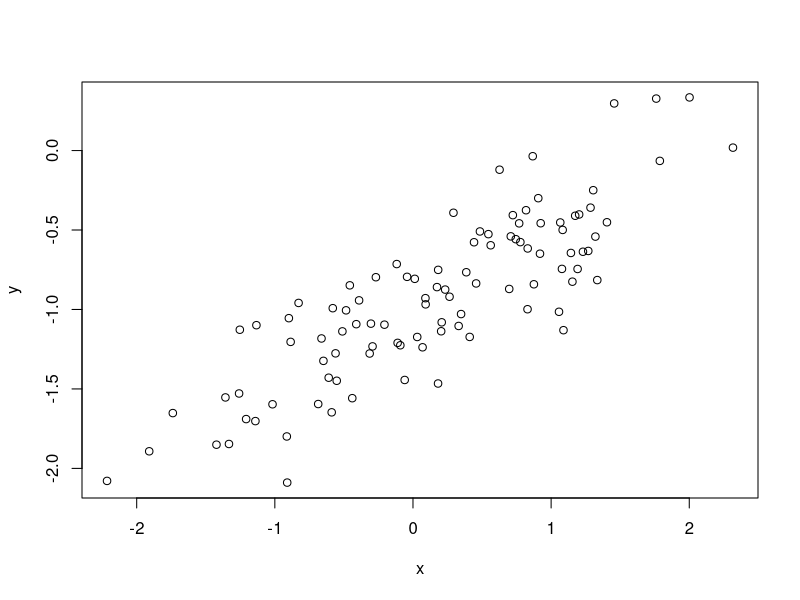
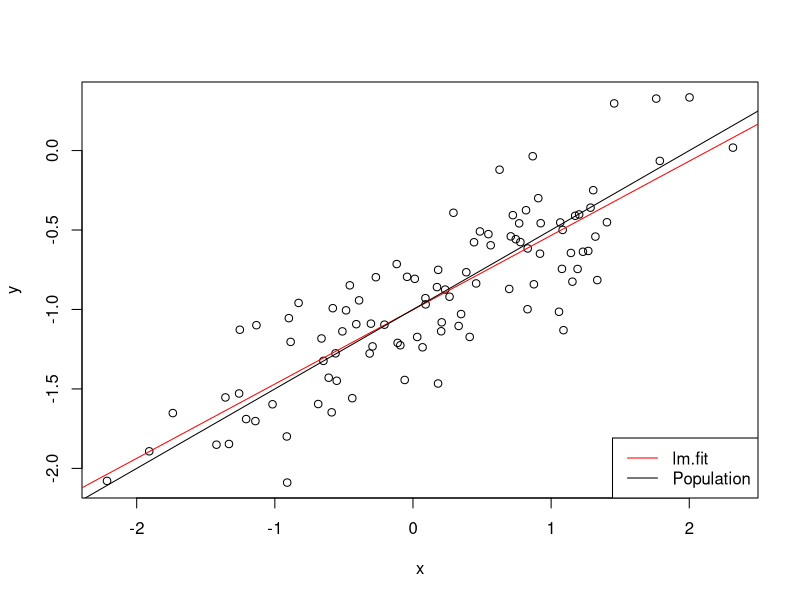
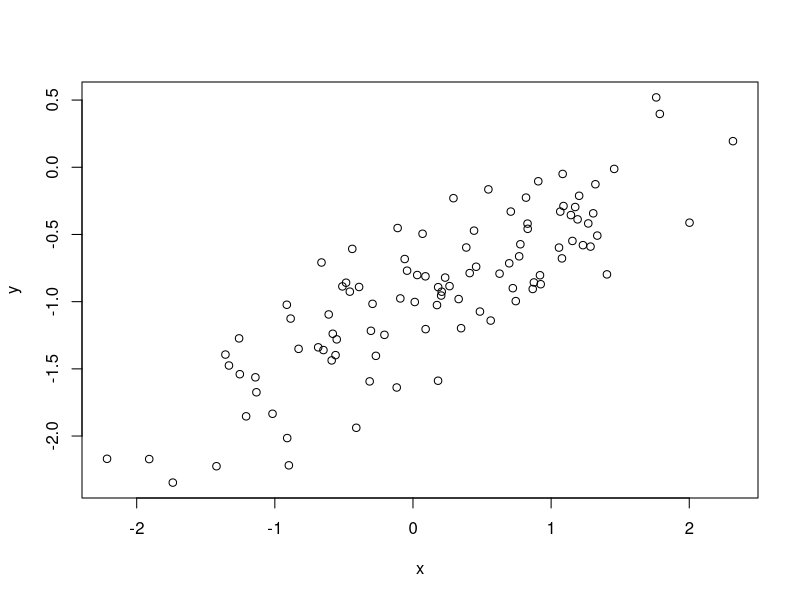
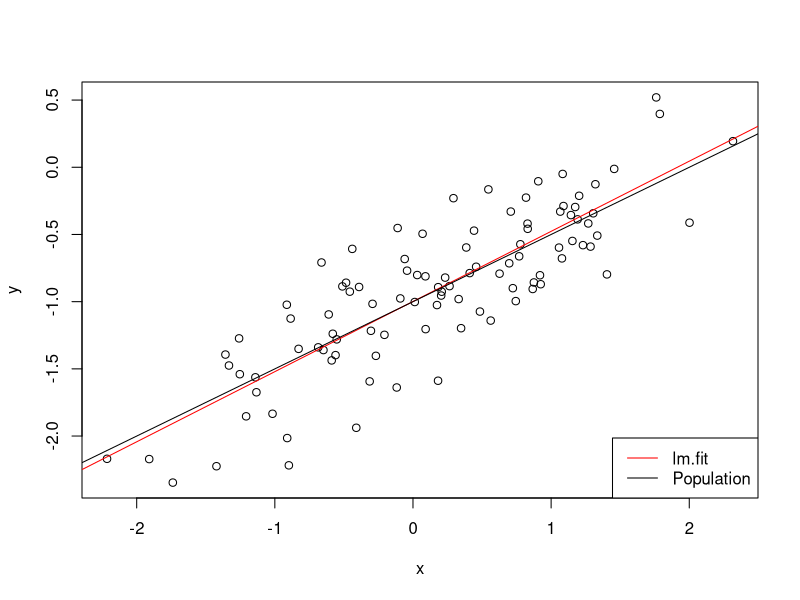
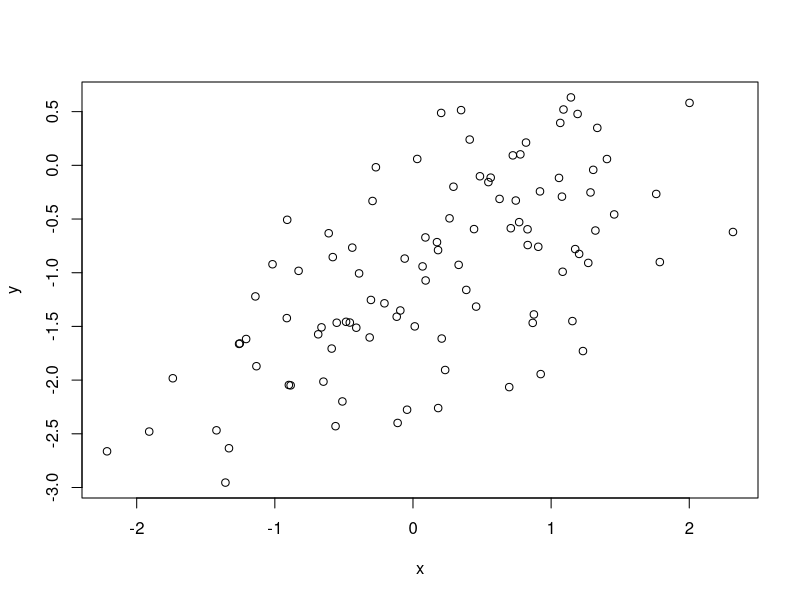
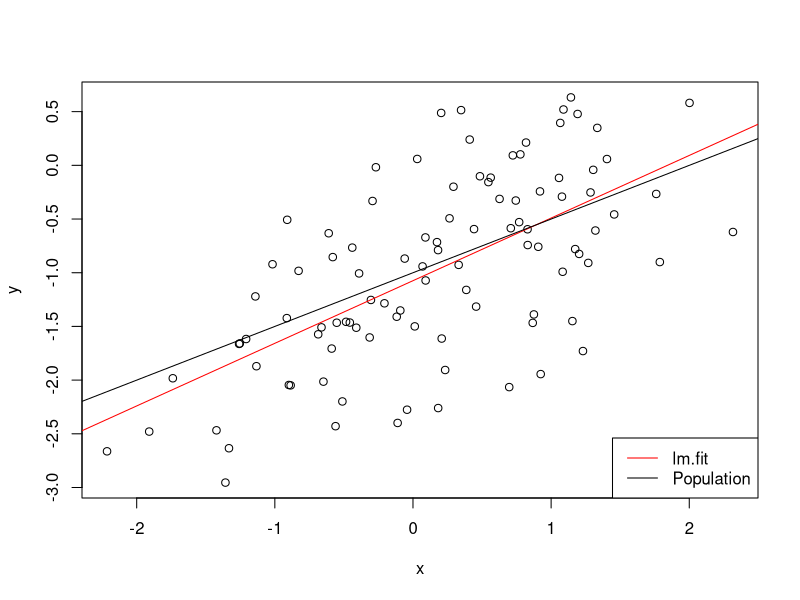
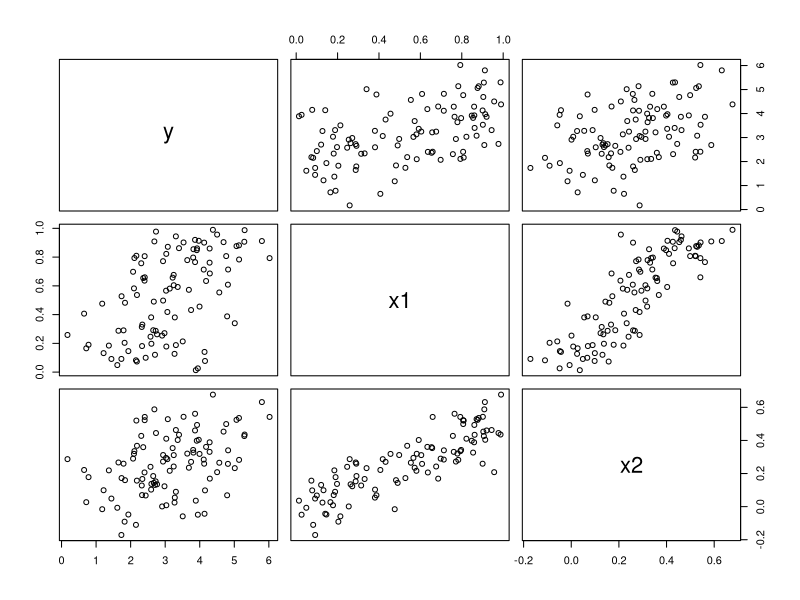
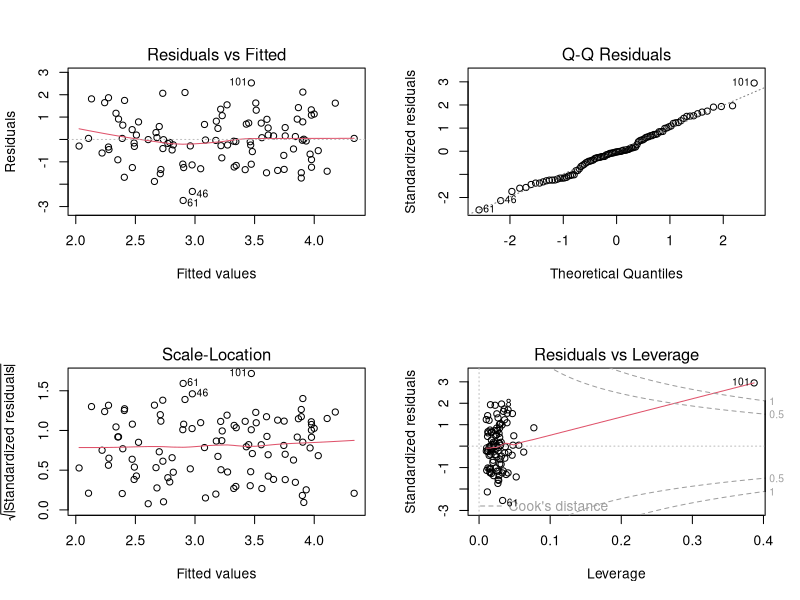

These figures' R source, in order: (Note: this script raises an error after producing the figures.)
rm(list=ls())
##########################
#### QUESTION 1 Part a ###
##########################
set.seed(5072)
##########################
#### QUESTION 1 Part b ###
##########################
x <- rnorm(100,0,1)
##########################
#### QUESTION 1 Part c###
##########################
eps <- rnorm(100,0, .25)
##########################
#### QUESTION 1 Part d ###
##########################
y <- as.vector(x/2 -1+eps)
##########################
#### QUESTION 1 Part e ###
##########################
length(y)
##########################
#### QUESTION 1 Part f ###
##########################
#for this model -1 represents our slope estimator for beta 0, and 0.5 represents our Beta 1 
##########################
#### QUESTION 1 Part g ###
##########################
plot(y ~x)
##########################
#### QUESTION 1 Part h ###
##########################
# I see an apparently linear positive relationship that has an apparent trend but displays high varibility 
##########################
#### QUESTION 1 Part i ###
##########################
lm.fit <- lm(y ~ x)
summary(lm.fit)
##########################
#### QUESTION 1 Part j###
##########################
#the estimators in the fitted model show beta 0 being -1 and beta 1 being .4676 in the fitted model, 
#the estimates are quite close to the unfitted model and the the R squared is about 70% showing that this model is actually a pretty good fit for the data
##########################
#### QUESTION 1 Part k ###
##########################
plot(y~x); abline(lm.fit, col ="red")
abline(-1, 0.5, col='black') 
##########################
#### QUESTION 1 Part m###
##########################
legend("bottomright", c("lm.fit", "Population"),col=c("red", 'black'), lty=c(1,1))
##########################
#### QUESTION 1 Part n ###
##########################
polynomial <- lm(y~x+I(x^2))
summary(polynomial)
##########################
#### QUESTION 1 Part o###
##########################
anova(lm.fit, polynomial)
#Although the R squared is .0009 higher in the polynominal term the p values in the anova summaries suggest that the polynomial term doesn't make the model better and we fail to reject the null hypothesis
##########################
#### QUESTION 1 Part p ###
##########################
eps2 <- rnorm(100,0, sqrt(.1))
y <- as.vector(x/2 -1+eps2)
length(y)
#for this model -1 represents our slope estimator for beta 0, and 0.5 represents our Beta 1 
plot(y ~x)
# I see an apparently linear positive relationship that has an apparent trend but displays less varibility than the first model 
lm.fit2 <- lm(y ~ x)
summary(lm.fit2)
#the estimators in the fitted model show beta 0 being -1 and beta 1 being .506 in the fitted model,lo

#the estimates are closer to the unfitted model that the first time, reducing the variation makes the fit for the model even better 
plot(y~x); abline(lm.fit2, col ="red")
abline(-1, 0.5, col='black') 
legend("bottomright", c("lm.fit", "Population"),col=c("red", 'black'), lty=c(1,1))
##########################
#### QUESTION 1 Part q ###
##########################
eps3 <- rnorm(100,0, sqrt(.5))
y <- as.vector(x/2 -1+eps3)
length(y)
#for this model -1 represents our slope estimator for beta 0, and 0.5 represents our Beta 1 
plot(y ~x)
# I see a less apparent linear positive relationship that that displays high varibility 
lm.fit3 <- lm(y ~ x)
summary(lm.fit3)
#the estimators in the fitted model show beta 0 being -1 and beta 1 being .506 in the fitted model,lo
#the estimates are further away than the two prior models suggesting that when you introduce higher variance it becomes more difficult to predict the slope estimators 
plot(y~x); abline(lm.fit3, col ="red")
abline(-1, 0.5, col='black') 
legend("bottomright", c("lm.fit", "Population"),col=c("red", 'black'), lty=c(1,1))
##########################
#### QUESTION 1 Part r ###
##########################

# As the variance incresses we see the model fitting the data less and less with the best fit being with variance of .1 and worse being with variance of .5
##########################
#### QUESTION 1 Part s ###
##########################
confint(lm.fit)
confint(lm.fit2)
confint(lm.fit3)
##########################
#### QUESTION 1 Part t ###
##########################
#As you increase the noise in the systems, the intervals widen, the data is more predictable with less noise.
##########################
#### QUESTION 2 Part a ###
##########################
set.seed (5072)
x1 = runif (100)
x2 = 0.5 * x1 + rnorm (100) /10
y = 2 + 2* x1 + 0.3* x2 + rnorm (100)
##########################
#### QUESTION 2 Part a ###
##########################
#Population Parameters are b0=2, b1=2, b2=.03
##########################
#### QUESTION 2 Part b###
##########################
cor(x1,y)
cor(x2,y)
cor(x1,x2)
##########################
#### QUESTION 2 Part c ###
##########################
pairs(y~x1+x2)
##########################
#### QUESTION 2 Part d ###
##########################
print('With x1 and x1 having a correlation of .84 we can say they are highly correlated with one another')
##########################
#### QUESTION 2 Part e ###
##########################
lm.fit.both <- lm(y ~ x1+x2)
##########################
#### QUESTION 2 Part f ###
##########################
summary(lm.fit.both)
##########################
#### QUESTION 2 Part g ###
##########################
print("At the 95% confidence level only B0 and B1 are statisically significant")
##########################
#### QUESTION 2 Part h ###
##########################
print("We reject the null the B1=0, with a t value of 3.63, it surpasses the critical value and we would fail to reject B2=0 as it fails to pass the critical value needed")
##########################
#### QUESTION 2 Part i ###
##########################
lm.fit.justx1 <- lm(y~x1)
##########################
#### QUESTION 2 Part j ###
########################## 
summary(lm.fit.justx1)
##########################
#### QUESTION 2 Part k ###
##########################
print('We reject the null that B1=0 as it has a p-value less than .05 ')
##########################
#### QUESTION 2 Part l ###
##########################
lm.fit.justx2 <- lm(y~x2)
summary(lm.fit.justx2)
##########################
#### QUESTION 2 Part m ###
##########################
print('We reject the null hypothesis as the P-Value is less than .05')
##########################
#### QUESTION 2 Part n ###
##########################
print('NO the results dont contradict one another, in the model with both B2 is insignificant, but with just B2 it is significant mean we are dealing with high correlation and colinearity which can mask our B2')
##########################
#### QUESTION 2 Part o ###
##########################
x1=c(x1 , 0.1)
x2=c(x2 , 0.8)
y=c(y,6)
lm.fit.both2 <- lm(y ~ x1+x2)
summary(lm.fit.both2)
lm.fit.justx12 <- lm(y~x1)
summary(lm.fit.justx12)
lm.fit.justx22 <- lm(y~x2)
summary(lm.fit.justx22)
##########################
#### QUESTION 2 Part p###
##########################
print('With this new data we run into the problem of joint insignificants, so will B1 and B2 are significant by themselves, together they are insignificant')
##########################
#### QUESTION 2 Part q ###
##########################
par(mfrow=c(2, 2)) 
plot(lm.fit.both2)
plot(lm.fit.justx12)
plot(lm.fit.justx22)
print('')
par(mfrow=c(1,1))
##########################
#### QUESTION 2 Part r ###
##########################
print('Point 101 is a high leverage pont in the model with both x1 and x2 and also whe its just x2, and an outlier in the model with just x1')

##########################
#### QUESTION 3 Part a ###
##########################
installIfAbsentAndLoad <- function(neededVector) {
  for(thispackage in neededVector) {
    if( ! require(thispackage, character.only = T) )
    { install.packages(thispackage)}
    library(thispackage, character.only = T)
  }
}
needed  <-  c("ISLR", "MASS", "car")      
installIfAbsentAndLoad(needed)
set.seed(5072)
library("MASS")
str(Boston)

zn <- lm(Boston$crim~Boston$zn)
zn
indus<- lm(Boston$crim~Boston$indus)
indus
chas <- lm(Boston$crim~Boston$chas)
nox <- lm(Boston$crim~Boston$nox)
rm<- lm(Boston$crim~Boston$rm)
age<- lm(Boston$crim~Boston$age)
dis<- lm(Boston$crim~Boston$dis)
rad <- lm(Boston$crim~Boston$rad)
tax <- lm(Boston$crim~Boston$tax)
ptratio<- lm(Boston$crim~Boston$ptratio)
black <- lm(Boston$crim~Boston$black)
lstat <- lm(Boston$crim~Boston$lstat)
medv <- lm(Boston$crim~Boston$medv)


zn_fstat <-summary(zn)$fstatistic[1]
zn_fstat
zn_pvalue <- anova(zn)$'Pr(>F)'[1]
zn_pvalue
coef(zn)
zn_beta <- coef(zn)[2]
zn_beta



summary(indus)$fstatistic[1]
indus_fstat <- 99.81704
indus_pvalue <- anova(indus)$'Pr(>F)'[1]
indus_pvalue
coef(indus)
indus_beta <- 0.5097763


summary(chas)$fstatistic[1]
chas_fstat <-1.57936
chas_pvalue <- anova(chas)$'Pr(>F)'[1]
chas_pvalue
coef(chas)
chas_beta <- -1.89277



nox_fstat <- summary(nox)$fstatistic[1]
nox_pvalue <- anova(nox)$'Pr(>F)'[1]
nox_pvalue
noxbeta <- coef(nox)[2]
noxbeta



rm_fstat <- summary(rm)$fstatistic[1]
rm_fstat
rm_pvalue <- anova(rm)$'Pr(>F)'[1]
rm_pvalue
rmbeta <- coef(rm)[2]
rmbeta


age_fstat <-summary(age)$fstatistic[1]
age_fstat
age_pvalue <- anova(age)$'Pr(>F)'[1]
age_pvalue
coef(age)
age_beta <- coef(age)[2]
age_beta

dis_fstat <-summary(dis)$fstatistic[1]
dis_fstat
dis_pvalue <- anova(dis)$'Pr(>F)'[1]
dis_pvalue
coef(dis)
dis_beta <- coef(dis)
dis_beta

rad_fstat <-summary(rad)$fstatistic[1]
rad_fstat
rad_pvalue <- anova(rad)$'Pr(>F)'[1]
rad_pvalue
coef(rad)
rad_beta <- coef(rad)[2]
rad_beta

tax_fstat <-summary(tax)$fstatistic[1]
tax_fstat
tax_pvalue <- anova(tax)$'Pr(>F)'[1]
tax_pvalue
coef(tax)
tax_beta <- coef(tax)[2]
tax_beta

ptratio_fstat <-summary(ptratio)$fstatistic[1]
ptratio_fstat
ptratio_pvalue <- anova(ptratio)$'Pr(>F)'[1]
ptratio_pvalue
coef(ptratio)
ptratio_beta <- coef(ptratio)[2]
ptratio_beta

black_fstat <-summary(black)$fstatistic[1]
black_fstat
black_pvalue <- anova(black)$'Pr(>F)'[1]
black_pvalue
coef(black)
black_beta <- coef(black)[2]
black_beta

lstat_fstat <-summary(lstat)$fstatistic[1]
lstat_fstat
lstat_pvalue <- anova(lstat)$'Pr(>F)'[1]
lstat_pvalue
coef(lstat)
lstat_beta <- coef(lstat)[2]
lstat_beta

medv_fstat <-summary(medv)$fstatistic[1]
medv_fstat
medv_pvalue <- anova(medv)$'medv>F)'[1]
medv_pvalue
coef(medv)
medv_beta <- coef(medv)[2]
medv_beta

matrix <- matrix(c('zn', zn_fstat, zn_pvalue, zn_beta,
                   'indus',indus_fstat,indus_pvalue,indus_beta,
                   'chas', chas_fstat, chas_pvalue, chas_beta, 
                   'nox', nox_fstat, nox_pvalue, noxbeta,
                   'rm', rm_fstat, rm_pvalue, rmbeta,
                   'age', age_fstat, age_pvalue, age_beta,
                   'dis', dis_fstat, dis_pvalue, dis_beta,
                   'rad', rad_fstat, rad_pvalue, rad_beta,
                   'tax', tax_fstat, tax_pvalue, tax_beta,
                   'ptratio', ptratio_fstat, ptratio_pvalue, ptratio_beta,
                   'black', black_fstat, black_pvalue, black_beta,
                   'lstat', lstat_fstat, lstat_pvalue, lstat_beta,
                   'medv', medv_fstat, medv_pvalue, medv_beta), nrow =13, byrow=T)
              

matrix

##########################
#### QUESTION 3 Part b ###
##########################
#Every predictor except for chas is significant 

##########################
#### QUESTION 3 Part c ###
##########################
par(mfrow=c(4,3))
plot(x=Boston$zn, Boston$crim)
abline(zn, col='red')

plot(Boston$indus, Boston$crim)
abline(indus, col='red')

plot(Boston$nox, Boston$crim)
abline(nox, col="red")

plot(Boston$rm, Boston$crim)
abline(rm, col='red')

plot(Boston$age, Boston$crim)
abline(age, col='red')

plot(Boston$dis, Boston$crim)
abline(dis, col='red')

plot(Boston$rad, Boston$crim)
abline(rad, col='red')

plot(Boston$tax, Boston$crim)
abline(tax, col='red')

plot(Boston$ptratio, Boston$crim)
abline(ptratio, col='red')

plot(Boston$black, Boston$crim)
abline(black, col='red')

plot(Boston$lstat, Boston$crim)
abline(lstat, col='red')

plot(Boston$medv, Boston$crim)
abline(medv, col='red')
par(mfrow=c(1,1))

##########################
#### QUESTION 3 Part d ###
##########################

fit.all <- lm(crim ~ ., data = Boston)
summary(fit.all)

##########################
#### QUESTION 3 Part e ###
##########################
fit.all2 <- lm(crim ~zn+dis+rad+black+medv, data = Boston)
summary(fit.all2)

##########################
#### QUESTION 3 Part f ###
##########################

simple.reg <- vector("numeric",0)
simple.reg <- c(simple.reg, zn_beta)
simple.reg <- c(simple.reg, indus_beta)
simple.reg <- c(simple.reg, chas_beta)
simple.reg <- c(simple.reg, noxbeta)
simple.reg <- c(simple.reg, rmbeta)
simple.reg <- c(simple.reg, age_beta)
simple.reg <- c(simple.reg, dis_beta)
simple.reg <- c(simple.reg, rad_beta)
simple.reg <- c(simple.reg, tax_beta)
simple.reg <- c(simple.reg, ptratio_beta)
simple.reg <- c(simple.reg, black_beta)
simple.reg <- c(simple.reg, lstat_beta)
simple.reg <- c(simple.reg, medv_beta)
mult.reg <- vector("numeric", 0)
fit.all <- coef(fit.all)
mult.reg <- matrix(c(mult.reg, fit.all))
plot(simple.reg, mult.reg, col = "black")
#Due to the intercept term in the multiple regression case represing the increase in the slope estimators holding other estimators constant 
# The simple linear regression make othe most sense because it displays a strong relationshim between some of the predictors, while the multiple regression doesnt


##########################
#### QUESTION 3 Part g ###
##########################


fit.zn2 <- lm(Boston$crim ~ poly(Boston$zn, 3))
ZN <- as.numeric(unlist(c(anova(fit.zn2,zn)[5:6])))

fit.indus2 <- lm(Boston$crim ~ poly(Boston$indus, 3))
INDUS <- as.numeric(unlist(c(anova(fit.indus2,indus)[5:6])))

fit.nox2 <- lm(Boston$crim ~ poly(Boston$nox, 3))
NOX <- as.numeric(unlist(c(anova(fit.nox2,nox)[5:6])))

fit.rm2 <- lm(Boston$crim ~ poly(Boston$rm, 3))
RM <- as.numeric(unlist(c(anova(fit.rm2,rm)[5:6])))

fit.age2 <- lm(Boston$crim ~ poly(Boston$age, 3))
AGE <- as.numeric(unlist(c(anova(fit.age2,age)[5:6])))

fit.dis2 <- lm(Boston$crim ~ poly(Boston$dis, 3))
DIS <- as.numeric(unlist(c(anova(fit.dis2,dis)[5:6])))

fit.rad2 <- lm(Boston$crim ~ poly(Boston$rad, 3))
RAD <- as.numeric(unlist(c(anova(fit.rad2,rad)[5:6])))


fit.tax2 <- lm(Boston$crim ~ poly(Boston$tax, 3))
TAX <- as.numeric(unlist(c(anova(fit.tax2,tax)[5:6])))


fit.ptratio2 <- lm(Boston$crim ~ poly(Boston$ptratio, 3))
PTRATIO <- as.numeric(unlist(c(anova(fit.ptratio2,ptratio)[5:6])))
PTRATIO

fit.black2 <- lm(Boston$crim ~ poly(Boston$black, 3))
BLACK <- as.numeric(unlist(c(anova(fit.black2,black)[5:6])))

fit.lstat2 <- lm(Boston$crim ~ poly(Boston$lstat, 3))
LSTAT <- as.numeric(unlist(c(anova(fit.lstat2,lstat)[5:6])))


fit.medv2 <- lm(Boston$crim ~ poly(Boston$medv, 3))
MEDV <- as.numeric(unlist(c(anova(fit.medv2,medv)[5:6])))

AN<- rbind(MEDV,DIS, NOX, INDUS, AGE, TAX,PTRATIO,RM,ZN,RAD,LSTAT, RAD)
table <- AN[,-1]
final <- table[,-2]
table <- as.matrix(final)
table



